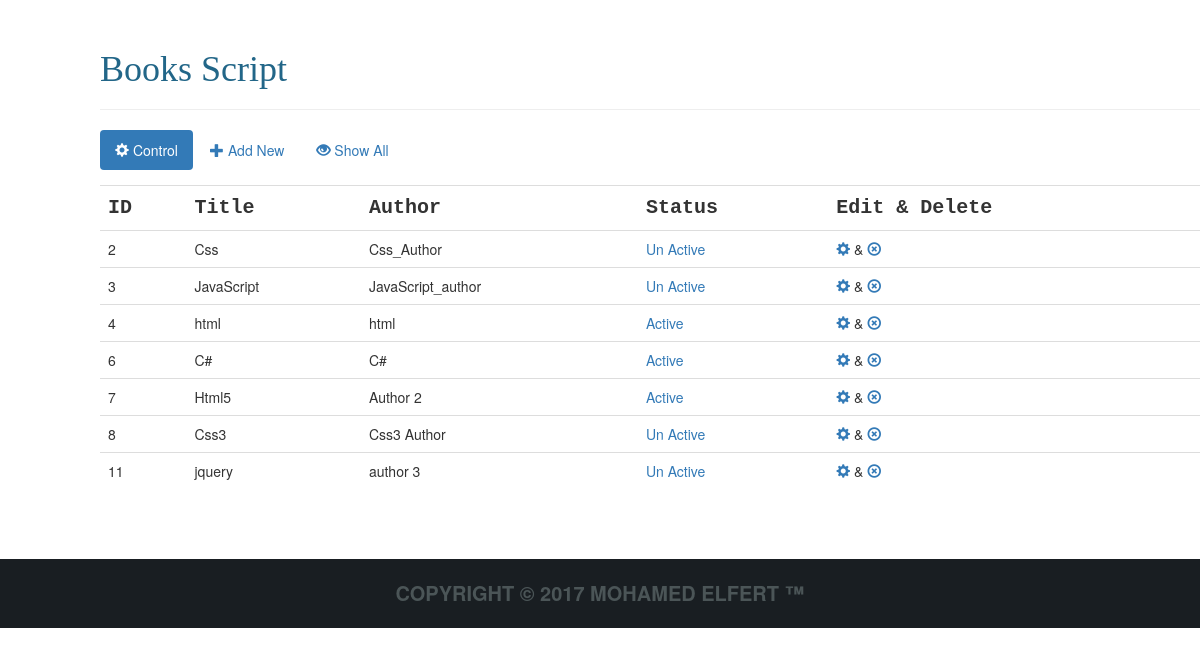
The app's page /home.php with its own data.
### tables this page shows
CREATE TABLE `books` (
  `id` int(11) NOT NULL,
  `title` varchar(50) NOT NULL,
  `author` varchar(50) NOT NULL,
  `active` int(2) NOT NULL DEFAULT '0'
);

### home.php (the view, shortened to what this page needs)
<!DOCTYPE html>
<html>
    <head>
        <link href="css/bootstrap.min.css" rel="stylesheet">
        <link href="css/style.css" rel="stylesheet">
    </head>
    <body>
        <div id="page">
            <div class="page-header">
              <h1 class="title">Books Script</h1>
            </div>
            <ul class="nav nav-pills">
                <li role="presentation" class="active"><a href="home.php">
                    <span class="glyphicon glyphicon-cog" aria-hidden="true"></span> Control</a>
                </li>
                <li role="presentation"><a href="add_new.php">
                    <span class="glyphicon glyphicon-plus" aria-hidden="true"></span> Add New</a>
                </li>
                <li role="presentation"><a href="show_all.php">
                    <span class="glyphicon glyphicon-eye-open" aria-hidden="true"></span> Show All</a>
                </li>
            </ul>
            <?php
            include 'connect.php';
            if ($_GET['box'] == 'active') {
                $id = intval($_GET['id']);
                $query = $conn->prepare("UPDATE books SET active = 1 WHERE id = :id");
                $query->bindParam(':id',$id,PDO::PARAM_INT);
                $query->execute();
                header("Location: home.php");
            }
            elseif ($_GET['box'] == 'unactive') {
                $id = intval($_GET['id']);
                $query = $conn->prepare("UPDATE books SET active = 0 WHERE id = :id");
                $query->bindParam(':id',$id,PDO::PARAM_INT);
                $query->execute();
                header("Location: home.php");
            }
            elseif ($_GET['box'] == 'delete') {
                $id = intval($_GET['id']);
                $query = $conn->query("DELETE FROM books WHERE id = '$id'");
                header("Location: home.php");
            }
            else{
            $query = $conn->query("SELECT * FROM books ORDER BY id");
            $count = $query->rowCount();
            if ($count) {
            ?>
            <table class="table table-hover">
              <tr id="htr">
                <td>ID</td>
                <td>Title</td>
                <td>Author</td>
                <td>Status</td>
                <td>Edit & Delete</td>
              </tr>
              <?php
              while ($row = $query->fetch(PDO::FETCH_OBJ)) {
                if ($row->active == 0) {
                    echo"
                        <tr>
                            <td>$row->id</td>
                            <td>$row->title</td>
                            <td>$row->author</td>
                            <td><a href='home.php?box=active&id={$row->id}'>Active</a></td>
                            <td>
                                <a href='home.php?box=edite&id={$row->id}'><span class='glyphicon glyphicon-cog'
                                    aria-hidden='true'> </a> &
                                <a href='home.php?box=delete&id={$row->id}'><span class='glyphicon glyphicon-remove-circle'
                                    aria-hidden='true'></a>
                            </td>
                        </tr>
                   ";
                } elseif ($row->active == 1) {
                     echo"
                    <tr>
                        <td>$row->id</td>
                        <td>$row->title</td>
                        <td>$row->author</td>
                        <td><a href='home.php?box=unactive&id={$row->id}'>Un Active</a></td>
                        <td>
                            <a href='home.php?box=edite&id={$row->id}'><span class='glyphicon glyphicon-cog'
                                aria-hidden='true'> </a> &
                            <a href='home.php?box=delete&id={$row->id}'><span class='glyphicon glyphicon-remove-circle'
                                aria-hidden='true'></span></a>
                        </td>
                    </tr>
                   ";
                }
               }
              ?>
            </table>
            <?php
            }else{}
            }
            ?>
        </div>
        <footer>
            copyright &copy;  2017 Mohamed Elfert &trade;
        </footer>
    </body>
</html>

### css/style.css (style rules this page uses)
#page { margin-top: 50px; margin-left: 100px; }
.title { font-family: cursive; color: #268; }
.table { margin-top: 15px; }
#htr { font-family: courier; font-size: 20px; font-weight: bold; }
footer { background-color:#191E22; color:#4B5557; text-align: center; margin-top: 70px; padding-top:20px; padding-bottom:20px; font-size:20px; font-weight:bold; text-transform:uppercase }

### records on screen
books: id "2", title "Css", author "Css_Author"
books: id "3", title "JavaScript", author "JavaScript_author"
books: id "4", title "html", author "html"
books: id "6", title "C#", author "C#"
books: id "7", title "Html5", author "Author 2"
books: id "8", title "Css3", author "Css3 Author"
books: id "11", title "jquery", author "author 3"
